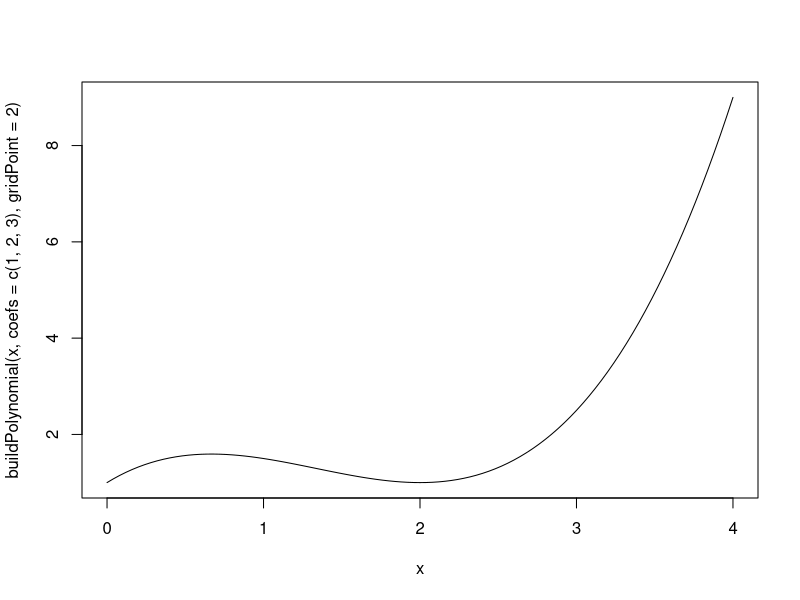

Reproduce this figure in R.





AidansCV <-function(x, y, gridPoint, lambdas, weights, p, trueFunctionGridPoints){
  
  
  lambdas <- seq(2,0,length.out=20)
  AVE-WCV <- numeric(20)
  X <- buildFeature(gridPoint, p, x) #X does not change, we just have to leave out one row at a time
  
  for(lambda in lambdas){
    
    for(i in 1:length(y)){
      WMSE <- numeric(length(y))
      
      currentLeftOut <- y[i]
      
      lassoFit <- glmnet::glmnet(X[-i,], y[-i], weights = lassoWeights[-1], maxit=10**7)
      lassoCoef <- coef(lassoFit, s=lambda, exact=TRUE)
      
      WMSE[i] <- sum(lassoWeights[-1]*(trueFunctionGridPoints - buildPolynomial(x[-1], lassoCoef, gridPoint))**2)
    }
    AVE-WCV <- mean(CV-WMSE)
  }
  
  lambdaIndex <- which.min(AVE-WCV)
  return(lambdas[lambdaIndex])
}



buildFeature <- function(midpoint, p, xValues){
  # Every j'th column is the coefficient of the (j-1)'th derivative in the
  # Taylor polynomial formed at the i'th point.
  
  X <- matrix(nrow = length(xValues), ncol = p)
  for(i in 1:p){
    X[,i] <- ((xValues - midpoint)^(i))/factorial(i)
  }
  return(X)
}


buildPolynomial <- function(x, coefs, gridPoint){
  output <- coefs[1]
  for(i in 2:length(coefs)){
    output <- output + coefs[i]*(x-gridPoint)^i / factorial(i)
  }
  return(output)
}


curve(buildPolynomial(x, coefs=c(1,2,3), gridPoint=2), from=0, to=4)

